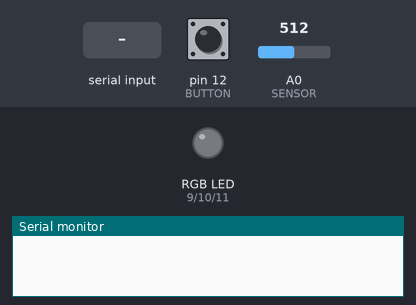
Recording of a sketch running on a simulated Arduino Uno, built with avr-gcc and run on an emulated ATmega328P. Shown: an RGB LED mixed from three pins (HIGH = lit), the last lines printed to the serial monitor. The test bench sets the inputs (shaded band); at power-on: pin 12 (BUTTON) LOW, A0 (SENSOR) = 512.

Above: at 1.2 s.
1.3 s: "#" received over Serial
2.8 s: pin 12 (BUTTON) pulled HIGH for 0.15 s
At 3.9 s:
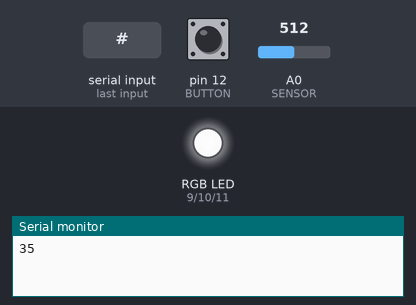
4.4 s: pin 12 (BUTTON) pulled HIGH for 1 s
At 5.1 s:
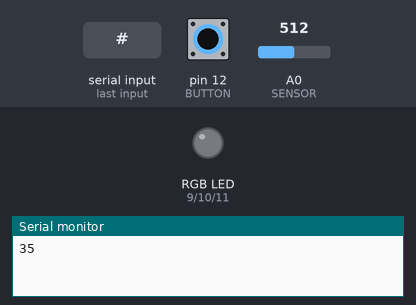
6.9 s: pin 12 (BUTTON) pulled HIGH for 3.2 s
At 7.2 s:
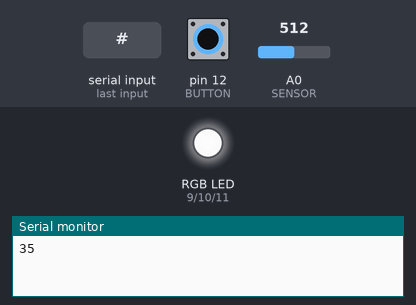
Timing chart, 0 to 9.9 s (numbered marks = the images above; inputs shaded):
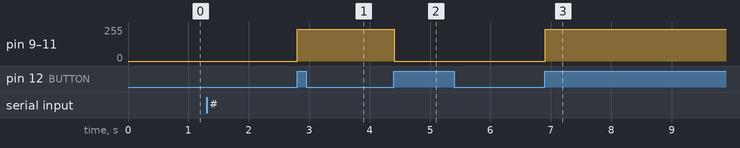

Measured:
- after the input at 2.8 s, pin 9 (R_LED), pin 10 (G_LED), pin 11 (B_LED): 0/255 → 239/255 at once
- after the input at 4.4 s, pin 9 (R_LED), pin 10 (G_LED), pin 11 (B_LED): 239/255 → 0/255 at once
- after the input at 6.9 s, pin 9 (R_LED), pin 10 (G_LED), pin 11 (B_LED): 0/255 → 239/255 at once

The sketch:

example08b.ino
```cpp
// Example 08B: Arduinoネットワークランプ
const int SENSOR = 0;
const int R_LED = 9;
const int G_LED = 10;
const int B_LED = 11;
const int BUTTON = 12;

int val = 0;

int btn = LOW;
int old_btn = LOW;
int state = 0;
char buffer[7];
int pointer = 0;
int inByte = 0;

byte r = 0;
byte g = 0;
byte b = 0;

void setup() {
  Serial.begin(9600);
  pinMode(BUTTON, INPUT);
}

void loop() {
  val = analogRead(SENSOR);
//  Serial.println(val);

  if (Serial.available() > 0) {
    inByte = Serial.read();

    // マーカ(#)が見つかったら、続く6文字が色情報
Serial.println(inByte);
    if (inByte == '#') {
      while (pointer < 6) {
        buffer[pointer] = Serial.read();
//         Serial.println(buffer);
        pointer++;
      }
      // 3つの16進の数字がそろったので、RGBの3byteにデコード
      r = hex2dec(buffer[1]) + hex2dec(buffer[0]) * 16;
      g = hex2dec(buffer[3]) + hex2dec(buffer[2]) * 16;
      b = hex2dec(buffer[5]) + hex2dec(buffer[4]) * 16;

      pointer = 0;
    }
  }
  btn = digitalRead(BUTTON);

  // 変化があるかどうか
  if ((btn == HIGH) && (old_btn == LOW)) {
    state = 1 - state;
  }
  old_btn = btn;

  if (state == 1) {
    analogWrite(R_LED, r);
    analogWrite(G_LED, g);
    analogWrite(B_LED, b);
  }
  else {
    analogWrite(R_LED, 0);
    analogWrite(G_LED, 0);
    analogWrite(B_LED, 0);
  }
  delay(100);
}

int hex2dec(byte c) {
  if (c >= '0' && c <= '9') {
    return c - '0';
  }
  else if (c >= 'A' && c <= 'F'){
    return c - 'A' + 10;
  }
}
```
